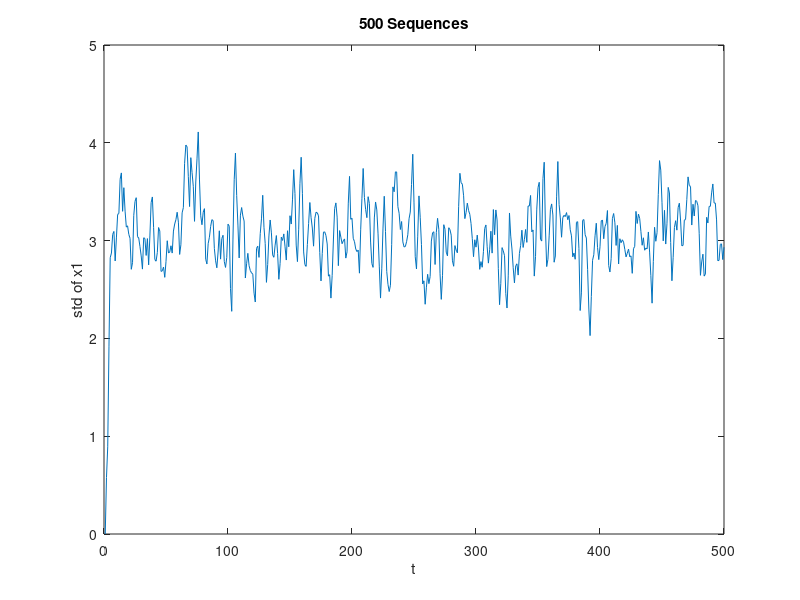

Reproduce this figure in MATLAB.
%k = 1.500;

t = 1:1:50;
N = 50;
phi = [1.5 1; -0.7 0];
gamma = [1; 0.5];

x = []; stdx1 = []; stdx2 = [];
for row=1:1:N
    x(:,1) = [0;0];
    for k=2:1:500
        x(:,k) = (phi*x(:,k-1)) + (gamma*randn);
    end
    %storing the x1 and x2 in seperate vector
    stdx1(row,:) = x(1,:);
    stdx2(row,:) = x(2,:);

end

%plotting the std of all the columns
for k=1:1:500
    std_x1(k) = std(stdx1(:,k));
    std_x2(k) = std(stdx2(:,k));
end



plot(std_x2), xlabel('t'), ylabel('std of x1'), title('500 Sequences')
mean(std_x2)
